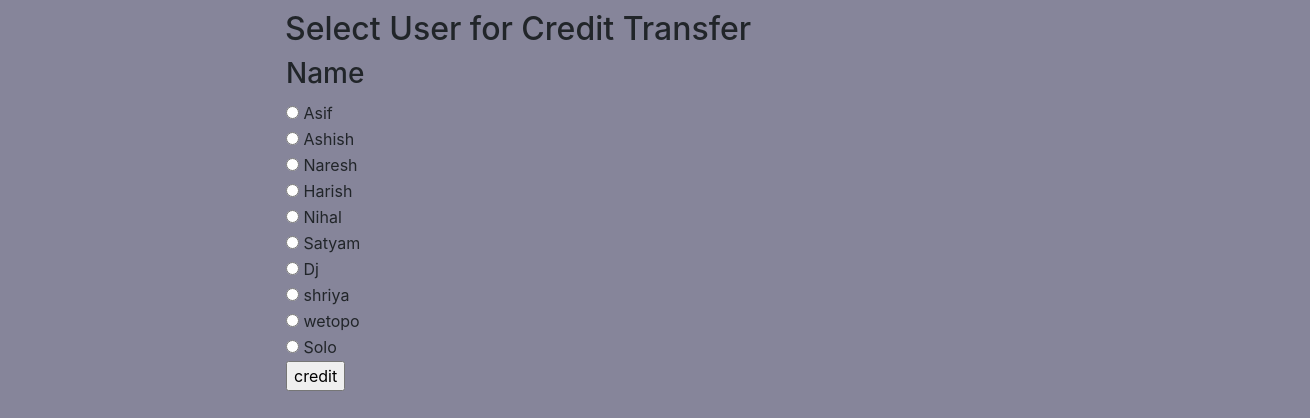
The page /view.php on the database its author committed.
### tables this page shows
CREATE TABLE `users` (
  `Id` int(11) NOT NULL,
  `First_Name` varchar(40) NOT NULL,
  `Last_Name` varchar(40) NOT NULL,
  `Email` varchar(40) NOT NULL,
  `Credit` int(11) NOT NULL
);

### view.php (the view, shortened to what this page needs)
<?php
       require 'connect.php';
       $First_Name01 = $_SESSION["First_Name"];
       $sqluser = "SELECT First_Name FROM `Users` WHERE NOT First_Name='$First_Name01'";
       $result = $mysqli->query($sqluser);
?>
<!DOCTYPE html>
<html lang="en">
<head>
        <link rel="stylesheet" href="https://cdnjs.cloudflare.com/ajax/libs/font-awesome/4.7.0/css/font-awesome.min.css">
       <link rel="stylesheet" href="https://stackpath.bootstrapcdn.com/bootstrap/4.5.0/css/bootstrap.min.css">
</head>
<body>
<div class="container">
       <h2>Select User for Credit Transfer</h2>
       <form action="transfer.php" method="post">
         <table>
          <th><h3 class="u-info-head">Name</h3></th>
          <?php
             while($row = $result->fetch_assoc()) { ?>
             <tr>
               <td>
                <div class="name_select">
                <input type="radio" name="transfer" value="<?php echo $row["First_Name"]; ?>">
                      <?php echo $row["First_Name"]; ?>
                </div>
               </td>
            </tr>
            <?php } ?>
            <tr>
              <td><input type="submit" value="credit"></td>
            </tr>
         </table>
       </form>
</div>
</body>
</html>

### view.php (style rules this page uses)
body { background-color: #86859A; }
.container { margin-right: -100px; }
h2 { margin-top: 10px; }

### rows shown on the page
users: First_Name "Asif"
users: First_Name "Ashish"
users: First_Name "Naresh"
users: First_Name "Harish"
users: First_Name "Nihal"
users: First_Name "Satyam"
users: First_Name "Dj"
users: First_Name "shriya"
users: First_Name "wetopo"
users: First_Name "Solo"
